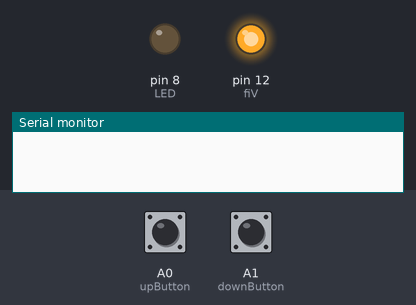
Bench run of a sketch on a simulated Arduino Uno, built with avr-gcc and run on an emulated ATmega328P. Parts: output pins drawn as LEDs (lit = HIGH), the last lines printed to the serial monitor. Inputs (shaded band) come from the test bench; at power-on: A0 (upButton) HIGH, A1 (downButton) HIGH.

Above: at 1.2 s.
1.3 s: A0 (upButton) pulled LOW for 3.2 s
At 4.1 s:
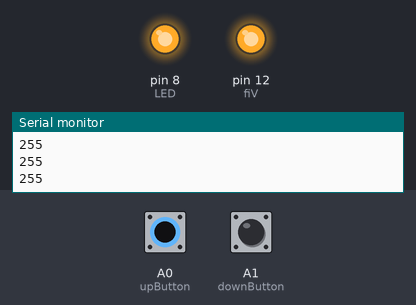
6.0 s: A1 (downButton) pulled LOW for 3.2 s
At 9.2 s:
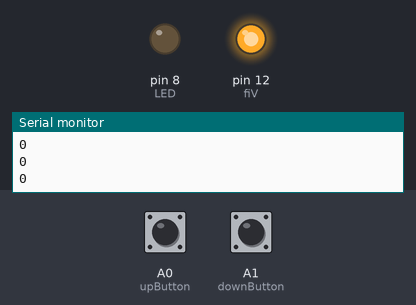
Timing chart, 0 to 10.7 s (numbered marks = the images above; inputs shaded):
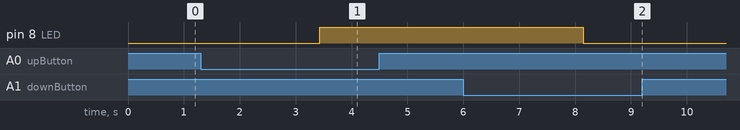

Measured:
- after the input at 1.3 s, pin 8 (LED): LOW → HIGH after 2.1 s
- after the input at 6.0 s, pin 8 (LED): HIGH → LOW after 2.1 s

The sketch:

sketch_jul27a.ino
```cpp
auto upButton = A0;
auto downButton = A1;
auto LED = 8;
auto fiV = 12;

int brightness = 0;

void setup() {
  pinMode(upButton, INPUT);
  pinMode(downButton, INPUT);
  pinMode(LED, OUTPUT);
  pinMode(fiV, OUTPUT);
  digitalWrite(fiV, 1);
  Serial.begin(9600);
}

int oldupEvent = 1;
int olddownEvent = 1;
int upHold = 0;
int downHold = 0;
int upTemp = 0;
int upTime = 80;
int downTemp = 0;
int downTime = 80;

void loop() {
  int upEvent = digitalRead(upButton);
  int downEvent = digitalRead(downButton);

  if (upEvent == 0) {
    upHold += 1;
    if (upHold >= 8) {
      if (upTime - upTemp > 0) {
        delay(upTime - upTemp);
        upTemp = upTemp + 2;
      };
      brightness += 2 + (upTemp / 10);
      brightness = check(brightness);
      analogWrite(LED, brightness);
      Serial.println(brightness);
    }
  } else if (upEvent == 1) {
    upHold = 0;
    upTemp = 0;
  }

  if (downEvent == 0) {
    downHold += 1;
    if (downHold >= 8) {
      if (downTime - downTemp > 0) {
        delay(downTime - downTemp);
        downTemp = downTemp + 2;
      };
      brightness -= 2 + (downTemp / 10);
      brightness = check(brightness);
      analogWrite(LED, brightness);
      Serial.println(brightness);
    }
  } else if (downEvent == 1) {
    downHold = 0;
    downTemp = 0;
  }

  if (upEvent == 0 && oldupEvent == 1) {
    delay(10);
    brightness += 15;
    brightness = check(brightness);
    analogWrite(LED, brightness);
    Serial.println(brightness);
  }
  delay(10);
  oldupEvent = upEvent;

  if (downEvent == 0 && olddownEvent == 1) {
    delay(10);
    brightness -= 15;
    brightness = check(brightness);
    analogWrite(LED, brightness);
    Serial.println(brightness);
  }
  delay(10);
  olddownEvent = downEvent;
}

int check(int brightness) {
  if (brightness > 255) {
    brightness = 255;
    return brightness;
  };
  if (brightness < 0) {
    brightness = 0;
    return brightness;
  };
  return brightness;
}
```
